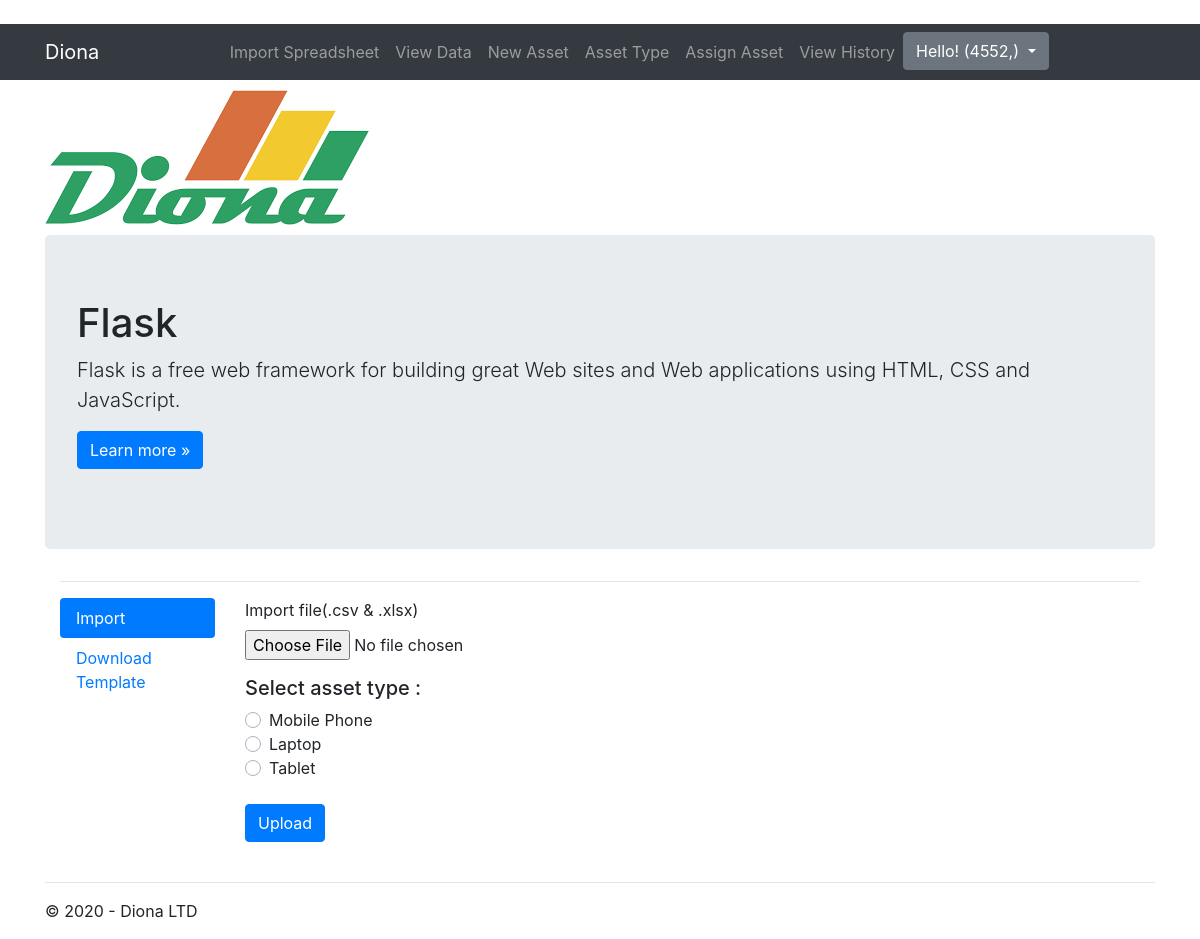
The app's page /import (signed in) with its own data.
### tables this page shows
CREATE TABLE `AssetType` (
                                            `assetType_id` integer,
                                            `assetType_name` TEXT NOT NULL,
                                            PRIMARY KEY (`assetType_id`));

### EX1/views.py (the view)
@app.route('/import')
def i_or_o_main():
        conn = sqlite3.connect(r"diona.db")
        types = conn.execute("SELECT DISTINCT assetType_name FROM AssetType")
        return render_template('i_or_o_main.html',
                                username=session['id'],
                                title='Import/Export',
                                type = types,
                                year=datetime.now().year)

### EX1/templates/i_or_o_main.html (shortened to what this page needs)
﻿{% extends "layout_admin.html" %}
 {% block nav %}
    <li class="nav-item">
        <div class="btn-group" role="group">
            <button id="btnGroupDrop1" type="button" class="btn btn-secondary dropdown-toggle" data-toggle="dropdown" aria-haspopup="true" aria-expanded="false">
                Hello! {{username}}
            </button>
        </div>
    </li>
{% endblock %}
{% block content %}
<div class="jumbotron">
    <h1>Flask</h1>
    <p class="lead">Flask is a free web framework for building great Web sites and Web applications using HTML, CSS and JavaScript.</p>
    <p><a href="http://flask.pocoo.org/" class="btn btn-primary btn-large">Learn more &raquo;</a></p>
</div>
<div class="container">
    <hr>
    <div class="row">
        <div class="col-md-2 mb-3">
            <ul class="nav nav-pills flex-column" id="myTab" role="tablist">
                <li class="nav-item">
                    <a class="nav-link active" id="home-tab" data-toggle="tab" href="#improt" role="tab" aria-controls="home" aria-selected="true">Import</a>
                </li>
                <li class="nav-item">
                    <a class="nav-link" id="profile-tab" data-toggle="tab" href="#template" role="tab" aria-controls="profile" aria-selected="false">Download Template</a>
                </li>
            </ul>
        </div>
        <div class="col-md-10">
            <div class="tab-content" id="myTabContent">
                <div class="tab-pane fade show active" id="improt" role="tabpanel" aria-labelledby="home-tab">
                    <div class=" row ">
                        <div class="col-md-4">
                            <form action="/import_request" method="POST" enctype=multipart/form-data>
                                <div class="form-group">
                                    <label for="uploadfile">Import file(.csv & .xlsx)</label>
                                    <input type="file" accept=".csv,application/vnd.openxmlformats-officedocument.spreadsheetml.sheet" class="form-control-file" id="uploadfile" name="upload_file">
                                </div>
                                <h5>Select asset type : </h5>
                                {% for line in type: %}
                                <div class="custom-control custom-radio">
                                    <label class="custom-control-label" for="id{{ line[0]}}">{{ line[0] }}</label>
                                </div>
                                {% endfor %}
                                <br>
                                <button type="submit" class="btn btn-primary mb-2"> Upload </button>
                            </form>
                        </div>
                        <div class="col-md-6">
                        </div>
                    </div>
                </div>
            </div>
         </div>
    </div>
</div>
{% endblock %}

### records on screen
AssetType: assetType_name "Mobile Phone"
AssetType: assetType_name "Laptop"
AssetType: assetType_name "Tablet"

### other values on screen
{{ username }} "(4552,)"
